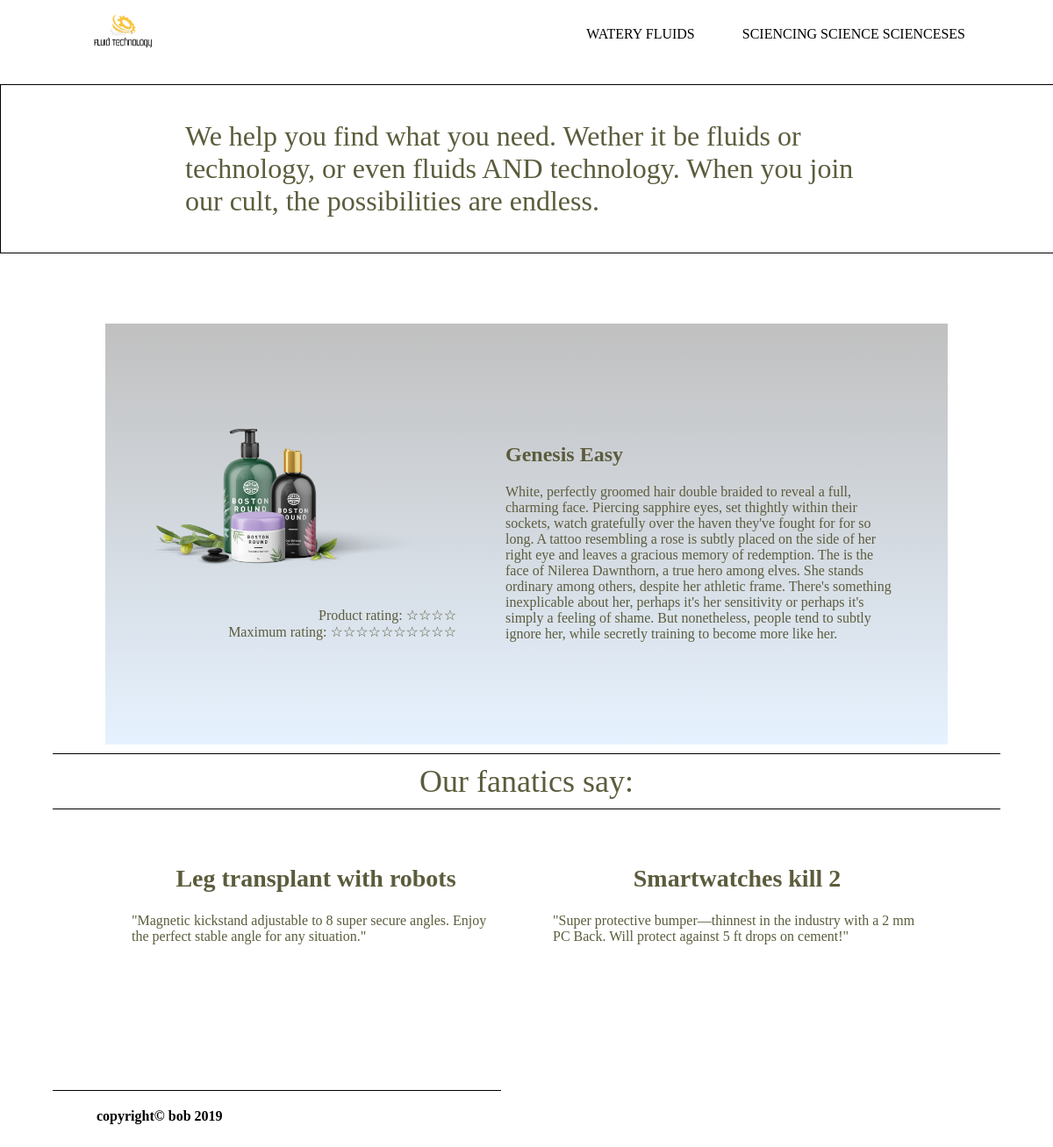
Page /php/productpage.php?product_id=2&category=2 on the committed database.
### tables this page shows
CREATE TABLE `products` (
  `product_id` int(11) NOT NULL,
  `product_name` varchar(90) NOT NULL,
  `product_description` varchar(1300) NOT NULL,
  `product_category` varchar(60) NOT NULL,
  `product_img_url` varchar(32) NOT NULL,
  `product_rating` varchar(60) NOT NULL,
  `product_supplier` varchar(32) NOT NULL,
  `product_branche` varchar(32) NOT NULL
);

CREATE TABLE `articles` (
  `article_id` int(3) NOT NULL,
  `article_title` varchar(32) NOT NULL,
  `article_branche` varchar(32) NOT NULL,
  `product_id` int(11) NOT NULL,
  `article_text` varchar(500) NOT NULL,
  `product_supplier` varchar(32) NOT NULL
);

### php/singleproduct.php (the view, shortened to what this page needs)
<!DOCTYPE html>
<html>
<head>
    <link rel="stylesheet" type="text/css" media="screen" href="..\css\sopachem.css" />
</head>
<body>
<?php
$productId = $_GET['product_id'];
include "db_connection.php";
$query = "SELECT * FROM products WHERE product_id = $productId";
$db_result = $conn->query($query);
    foreach ($db_result as $row)
    {
     echo '<div class="productpage-main-container">
            <div class="productpage-product">
            <img src="' . $row['product_img_url'] . '" alt=""><br> <span class="rating">Product rating: ' .
            $row['product_rating']. '<br>Maximum rating: &#9734&#9734&#9734&#9734&#9734&#9734&#9734&#9734&#9734&#9734 </span>
            </div>' . '<div class="productpage-description-container">
            <div class="productpage-description">
            <h2>' . $row['product_name'] . '</h2>
            <p>' . $row['product_description'] . '</p>
            </div>
        </div>
    </div>';
}
?>
</body>
</html>

### php/productpagearticlecard.php (shortened to what this page needs)
<!DOCTYPE html>
<html>
<head>
    <link rel="stylesheet" type="text/css" media="screen" href="..\css/sopachem.css" />
</head>
<body>
    <?php
    $articleId = $_GET['category'];
    include "db_connection.php";
    $query = "SELECT * FROM articles WHERE article_branche = $articleId LIMIT 3";
    $db_result = $conn->query($query);
    foreach ($db_result as $row)
    {
        echo '<div class="productpage-articlecard">
            <h2>' . $row['article_title'] . '</h2>
            <p>"' . $row['article_text'] .
            '"</p>
        </div>';
    }
?>
</body>
</html>

### css/sopachem.css (style rules this page uses)
html { scroll-behavior: smooth; overflow-x: hidden; }
* { font-family: 'Slabo 27px', serif; color: #5c5c3d; }
body { margin: 0; }
.productpage-main-container { width: 80%; display: flex; margin: 10vh auto 0 auto; flex-wrap: wrap; background-image: linear-gradient(to bottom, silver, #e6f2ff); padding-top: 10vh; }
.productpage-product { flex: 2; min-height: 400px; min-width: 400px; }
.rating { text-align: right; display: block; width: 100%; padding-bottom: 10px; }
.productpage-product img { max-width: 400px; max-height: 400px; box-sizing: border-box; padding: 40px; }
.productpage-description-container { flex: 3; min-height: 400px; min-width: 300px; }
.productpage-description { width: 80%; margin: 10% auto 0 auto; box-sizing: border-box; }
.productpage-articlecard { width: 30%; margin: 30px; flex: 1; }
.productpage-articlecard h2 { text-align: center; font-size: 28px; }

### rows in the picture
products: product_img_url (picture), product_rating "☆☆☆☆", product_name "Genesis Easy", product_description "White, perfectly groomed hair double braided to reveal a full, charming face. Piercing sapphire eyes, set thightly within their sockets, watch gratefully over the haven they've fought for for so long. A tattoo resembling a rose is subtly placed on the side of her right eye and leaves a gracious memory of redemption. The is the face of Nilerea Dawnthorn, a true hero among elves. She stands ordinary among others, despite her athletic frame. There's something inexplicable about her, perhaps it's her sensitivity or perhaps it's simply a feeling of shame. But nonetheless, people tend to subtly ignore her, while secretly training to become more like her."
articles: article_title "Leg transplant with robots", article_text "Magnetic kickstand adjustable to 8 super secure angles. Enjoy the perfect stable angle for any situation."
articles: article_title "Smartwatches kill 2", article_text "Super protective bumper—thinnest in the industry with a 2 mm PC Back. Will protect against 5 ft drops on cement!"
